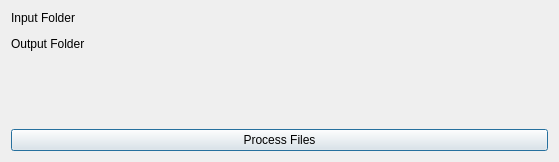
<?xml version="1.0" encoding="UTF-8"?>
<ui version="4.0">
 <class>File_ReaderDialogBase</class>
 <widget class="QDialog" name="File_ReaderDialogBase">
  <property name="geometry">
   <rect>
    <x>0</x>
    <y>0</y>
    <width>559</width>
    <height>162</height>
   </rect>
  </property>
  <property name="windowTitle">
   <string>File_Reader</string>
  </property>
  <layout class="QGridLayout" name="gridLayout">
   <item row="0" column="0">
    <widget class="QLabel" name="label">
     <property name="text">
      <string>Input Folder</string>
     </property>
    </widget>
   </item>
   <item row="1" column="0">
    <widget class="QgsFileWidget" name="input_folder">
     <property name="storageMode">
      <enum>QgsFileWidget::GetDirectory</enum>
     </property>
    </widget>
   </item>
   <item row="2" column="0">
    <widget class="QLabel" name="label_2">
     <property name="text">
      <string>Output Folder</string>
     </property>
    </widget>
   </item>
   <item row="3" column="0">
    <widget class="QgsFileWidget" name="output_folder">
     <property name="storageMode">
      <enum>QgsFileWidget::GetDirectory</enum>
     </property>
    </widget>
   </item>
   <item row="4" column="0">
    <spacer name="verticalSpacer">
     <property name="orientation">
      <enum>Qt::Vertical</enum>
     </property>
     <property name="sizeHint" stdset="0">
      <size>
       <width>20</width>
       <height>24</height>
      </size>
     </property>
    </spacer>
   </item>
   <item row="5" column="0">
    <widget class="QPushButton" name="process_files">
     <property name="text">
      <string>Process Files</string>
     </property>
    </widget>
   </item>
  </layout>
 </widget>
 <customwidgets>
  <customwidget>
   <class>QgsFileWidget</class>
   <extends>QWidget</extends>
   <header>qgsfilewidget.h</header>
  </customwidget>
 </customwidgets>
 <resources/>
 <connections/>
</ui>
